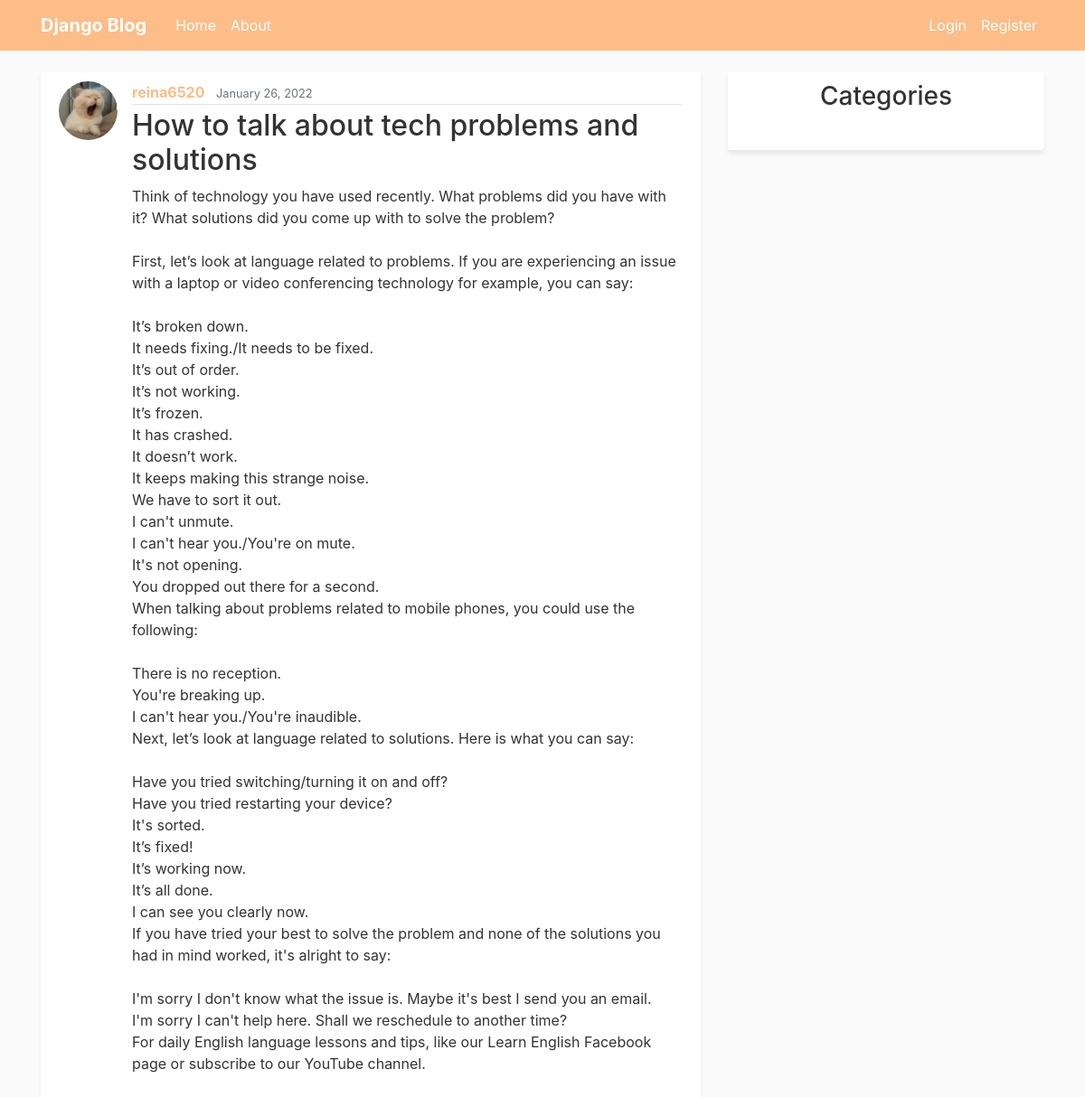
The app's page /post/36/ with its own data.
### blog/models.py (models this page shows, shortened)
class Post(models.Model):
    title = models.CharField(max_length=100)
    content = models.TextField()
    created_at = models.DateTimeField(default=timezone.now)
    author = models.ForeignKey(User, on_delete=models.CASCADE)
    category = models.ForeignKey(Category, on_delete=models.SET_NULL, null=True, blank=True)

### users/models.py (models this page shows, shortened)
class Profile(models.Model):
    user = models.OneToOneField(User, on_delete=models.CASCADE, related_name='profile')
    image = models.ImageField(default = 'profile_pics/default.jpg', upload_to = 'profile_pics')

### blog/views.py (the view)
# urls.py: path('post/<int:pk>/', PostDetailView.as_view(), name='post-detail'),
class PostDetailView(DetailView):
    model = Post

### blog/templates/blog/post_detail.html (shortened to what this page needs)
{% extends 'blog/base.html' %}
{% block content %}
    <article class="media content-section">
        <img src="{{ post.author.profile.image.url }}" class="rounded-circle article-img">
    <div class="media-body">
        <div class="article-metadata">
        <a class="mr-2" href="{% url 'user-posts' object.author.username %}">{{ object.author }}</a>
        <small class="text-muted">{{ object.created_at|date:"F d, Y" }}</small>
        </div>
        <h2>{{ object.title }}</h2>
        <p class="article-content">{{ object.content }}</p>
    </div>
    </article>
{% endblock content %}

### blog/static/blog/main.css (style rules this page uses)
body { background: #fafafa; color: #333333; margin-top: 5rem; }
h1, h2, h3, h4, h5, h6 { color: #333333; }
.content-section { background: #ffffff; padding: 10px 20px; margin-bottom: 20px; box-shadow: 0px 4px 5px 0px rgba(0,0,0,0.08) ; }
.article-content { white-space: pre-line; }
.article-img { height: 65px; width: 65px; margin-right: 16px; }
.article-metadata { padding-bottom: 1px; margin-bottom: 4px; border-bottom: 1px solid #e3e3e3 }
.article-metadata a { color: #FCBD88; font-weight: 700; }

### records on screen
Post: author.profile.image (picture), author "reina6520", created_at "January 26, 2022", title "How to talk about tech problems and solutions", content "Think of technology you have used recently. What problems did you have with it? What solutions did you come up with to solve the problem? First, let’s look at language related to problems. If you are experiencing an issue with a laptop or video conferencing technology for example, you can say: It’s broken down. It needs fixing./It needs to be fixed. It’s out of order. It’s not working. It’s frozen. It has crashed. It doesn’t work. It keeps making this strange noise. We have to sort it out. I can't unmute. I can't hear you./You're on mute. It's not opening. You dropped out there for a second. When talking about problems related to mobile phones, you could use the following: There is no…"
